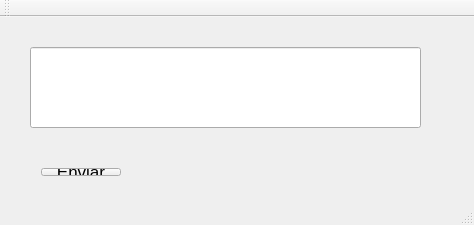
<?xml version="1.0" encoding="UTF-8"?>
<ui version="4.0">
 <class>MainWindow</class>
 <widget class="QMainWindow" name="MainWindow">
  <property name="geometry">
   <rect>
    <x>0</x>
    <y>0</y>
    <width>474</width>
    <height>225</height>
   </rect>
  </property>
  <property name="windowTitle">
   <string>MainWindow</string>
  </property>
  <widget class="QWidget" name="centralWidget">
   <widget class="QLineEdit" name="lineEdit">
    <property name="geometry">
     <rect>
      <x>30</x>
      <y>30</y>
      <width>391</width>
      <height>81</height>
     </rect>
    </property>
    <property name="font">
     <font>
      <pointsize>18</pointsize>
     </font>
    </property>
   </widget>
   <widget class="QWidget" name="layoutWidget">
    <property name="geometry">
     <rect>
      <x>30</x>
      <y>140</y>
      <width>411</width>
      <height>30</height>
     </rect>
    </property>
    <layout class="QHBoxLayout" name="horizontalLayout">
     <item>
      <widget class="QPushButton" name="pushButton">
       <property name="font">
        <font>
         <pointsize>13</pointsize>
        </font>
       </property>
       <property name="text">
        <string>Enviar</string>
       </property>
      </widget>
     </item>
     <item>
      <spacer name="horizontalSpacer">
       <property name="orientation">
        <enum>Qt::Horizontal</enum>
       </property>
       <property name="sizeHint" stdset="0">
        <size>
         <width>40</width>
         <height>20</height>
        </size>
       </property>
      </spacer>
     </item>
    </layout>
   </widget>
  </widget>
  <widget class="QMenuBar" name="menuBar">
   <property name="geometry">
    <rect>
     <x>0</x>
     <y>0</y>
     <width>474</width>
     <height>19</height>
    </rect>
   </property>
  </widget>
  <widget class="QToolBar" name="mainToolBar">
   <attribute name="toolBarArea">
    <enum>TopToolBarArea</enum>
   </attribute>
   <attribute name="toolBarBreak">
    <bool>false</bool>
   </attribute>
  </widget>
  <widget class="QStatusBar" name="statusBar"/>
 </widget>
 <layoutdefault spacing="6" margin="11"/>
 <resources/>
 <connections/>
</ui>
